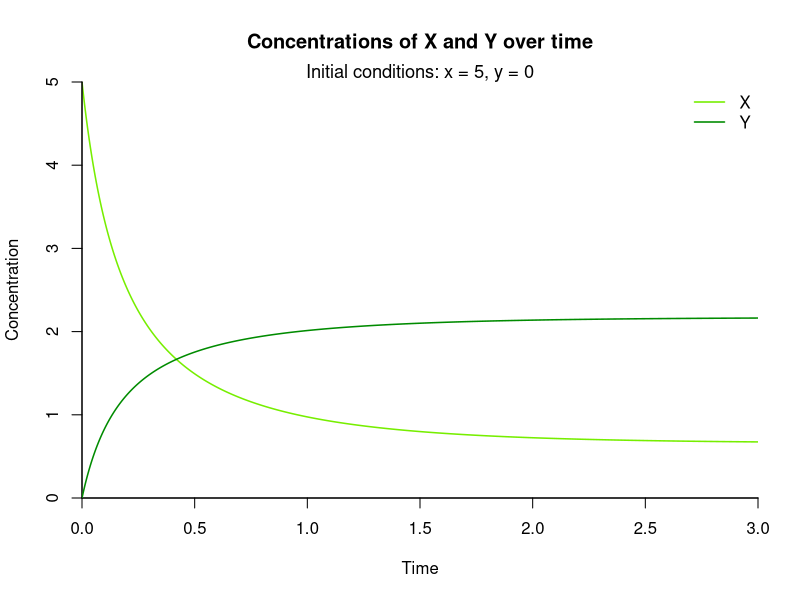
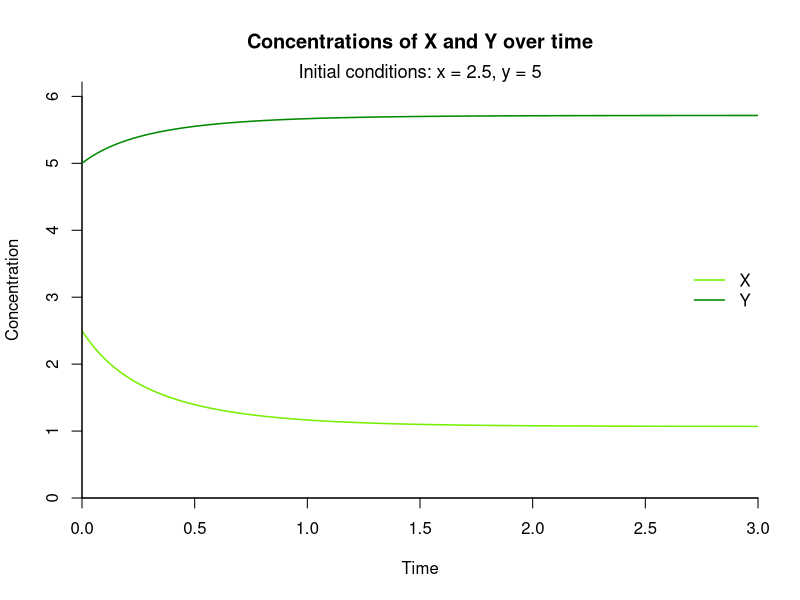
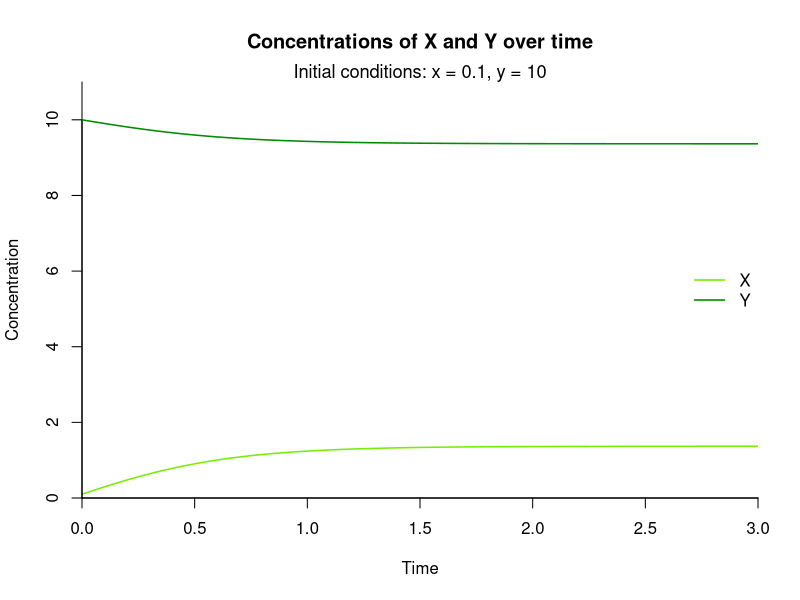
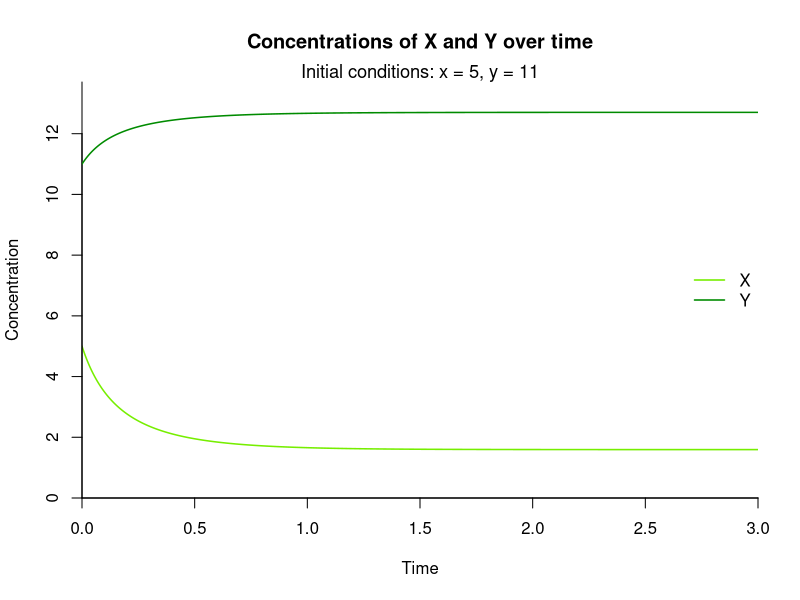
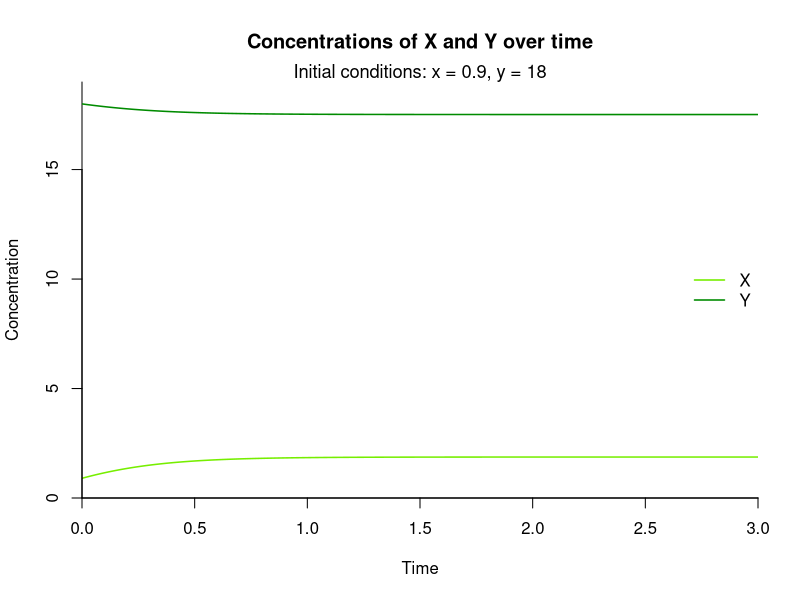
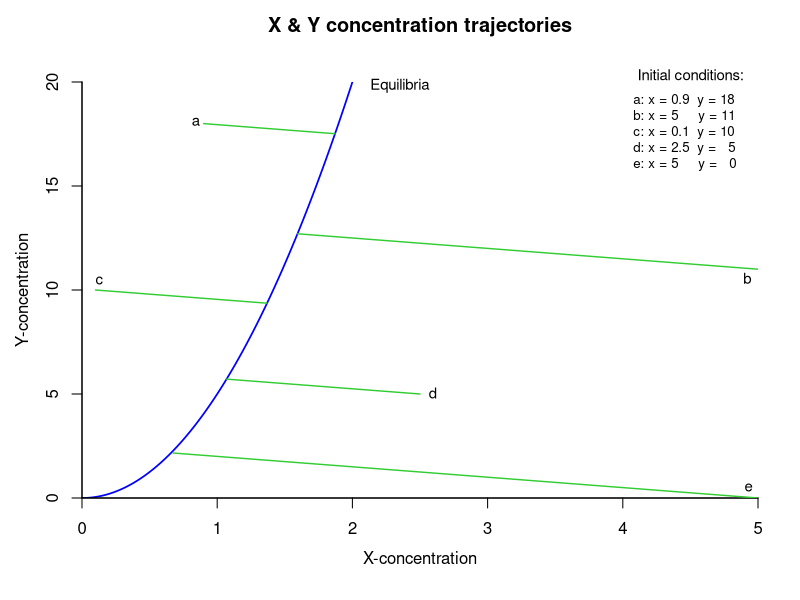

Here is the R script that generated these plots, in order:
# BIOS13 Exam - Lea Rachel Rieskamp
# 4.
rm(list=ls())

# c): Simulating X and Y concentrations ####

# Concentration functions:
diff_func <- function(x, y, k, mu) {
  dxdt <- -2*k*x^2 + 2*mu*y
  dydt <- k*x^2 - mu*y
  return(c(dxdt, dydt))
}

# Setting parameters:
k <- 0.5
mu <- 0.1

# Setting initial concentrations:
# X
x <- 5
x1 <- 2.5
x2 <- 0.1
x3 <- 5
x4 <- 0.9
# Y
y <- 0
y1 <- 5
y2 <- 10
y3 <- 11
y4 <- 18

# Setting a time sequence:
timestep <- 0.001
time <- seq(0, 3, by = timestep)

# Empty vectors for concentrations:
# X
x_vector <- numeric(length(time))
x1_vector <- numeric(length(time))
x2_vector <- numeric(length(time))
x3_vector <- numeric(length(time))
x4_vector <- numeric(length(time))
# Y
y_vector <- numeric(length(time))
y1_vector <- numeric(length(time))
y2_vector <- numeric(length(time))
y3_vector <- numeric(length(time))
y4_vector <- numeric(length(time))

# Calculating concentrations over time:
# Loop through time steps
for(i in 1:length(time)) {
  # Storing current concentration
  # X
  x_vector[i] <- x
  x1_vector[i] <- x1
  x2_vector[i] <- x2
  x3_vector[i] <- x3
  x4_vector[i] <- x4
  # Y
  y_vector[i] <- y
  y1_vector[i] <- y1
  y2_vector[i] <- y2
  y3_vector[i] <- y3
  y4_vector[i] <- y4
  # Calculating change in concentration
  change <- diff_func(x,y,k,mu)
  change1 <- diff_func(x1,y1,k,mu)
  change2 <- diff_func(x2,y2,k,mu)
  change3 <- diff_func(x3,y3,k,mu)
  change4 <- diff_func(x4,y4,k,mu)
  # Update concentrations based on change
  # X
  x <- x + change[[1]] * timestep
  x1 <- x1 + change1[[1]] * timestep
  x2 <- x2 + change2[[1]] * timestep
  x3 <- x3 + change3[[1]] * timestep
  x4 <- x4 + change4[[1]] * timestep
  # Y
  y <- y + change[[2]] * timestep
  y1 <- y1 + change1[[2]] * timestep
  y2 <- y2 + change2[[2]] * timestep
  y3 <- y3 + change3[[2]] * timestep
  y4 <- y4 + change4[[2]] * timestep
}



# i) Plot: Simulating X and Y concentrations over time ###
#    5 plots (5 different starting conditions)

# Initial condition: x=5, y=0
plot(time, x_vector, 
     type = "l", bty = "l", lwd = 1.5, col = "chartreuse2", 
     xlab = "Time", ylab = "Concentration", 
     main = "Concentrations of X and Y over time",
     xaxs="i", yaxs="i", ylim = c(0, max(x_vector, y_vector)))
lines(time, y_vector, lwd = 1.5, col = "green4")
mtext("Initial conditions: x = 5, y = 0", cex = 1.1)
legend(legend = c("X","Y"), 
       "topright", col = c("chartreuse2", "green4"), 
       lwd = 1.5, bty = "n")

# Initial condition: x=2.5, y=5
plot(time, x1_vector, 
     type = "l", bty = "l", lwd = 1.5, col = "chartreuse2", 
     xlab = "Time", ylab = "Concentration", 
     main = "Concentrations of X and Y over time",
     xaxs="i", yaxs="i", ylim = c(0, max(x1_vector, y1_vector) + 0.5))
lines(time, y1_vector, lwd = 1.5, col = "green4")
mtext("Initial conditions: x = 2.5, y = 5", cex = 1.1)
legend(legend = c("X","Y"), 
       "right", col = c("chartreuse2", "green4"), 
       lwd = 1.5, bty = "n")

# Initial condition: x=0.1, y=10
plot(time, x2_vector, 
     type = "l", bty = "l", lwd = 1.5, col = "chartreuse2", 
     xlab = "Time", ylab = "Concentration", 
     main = "Concentrations of X and Y over time",
     xaxs="i", yaxs="i", ylim = c(0, max(x2_vector, y2_vector) + 1))
lines(time, y2_vector, lwd = 1.5, col = "green4")
mtext("Initial conditions: x = 0.1, y = 10", cex = 1.1)
legend(legend = c("X","Y"), 
       "right", col = c("chartreuse2", "green4"), 
       lwd = 1.5, bty = "n")

# Initial condition: x=5, y=11
plot(time, x3_vector, 
     type = "l", bty = "l", lwd = 1.5, col = "chartreuse2", 
     xlab = "Time", ylab = "Concentration", 
     main = "Concentrations of X and Y over time",
     xaxs="i", yaxs="i", ylim = c(0, max(x3_vector, y3_vector) + 1))
lines(time, y3_vector, lwd = 1.5, col = "green4")
mtext("Initial conditions: x = 5, y = 11", cex = 1.1)
legend(legend = c("X","Y"), 
       "right", col = c("chartreuse2", "green4"), 
       lwd = 1.5, bty = "n")

# Initial condition: x=0.9, y=18
plot(time, x4_vector, 
     type = "l", bty = "l", lwd = 1.5, col = "chartreuse2", 
     xlab = "Time", ylab = "Concentration", 
     main = "Concentrations of X and Y over time",
     xaxs="i", yaxs="i", ylim = c(0, max(x4_vector, y4_vector) + 1))
lines(time, y4_vector, lwd = 1.5, col = "green4")
mtext("Initial conditions: x = 0.9, y = 18", cex = 1.1)
legend(legend = c("X","Y"), 
       "right", col = c("chartreuse2", "green4"), 
       lwd = 1.5, bty = "n")



# ii) Plot: Equilibria function with X and Y concentration simulations ###

# Calculating equilibria-values:
# y-function for equilibria
equilibria_y_func <- function(x,k,mu){
  y <- k*x^2/mu
  return(y)
}
# Setting a sequence of x-values:
x_values <- seq(0, 5, by = timestep)
# Calculating the corresponding y-values:
equilibria_y <- equilibria_y_func(x_values,k,mu)

# Plot:

# Equilibria
plot(x_values, equilibria_y, 
     type = "l", bty = "l", lwd = 1.7, col = "blue",
     xlab = "", ylab = "",
     xaxs="i",yaxs="i", ylim = c(0,20), xlim = c(0,5))
title(main = "X & Y concentration trajectories", line = 2.5)
mtext("X-concentration", side = 1, line = 2.5)
mtext("Y-concentration", side = 2, line = 2.5)
text(2.35, 19.8, "Equilibria", xpd = NA, cex = 0.9)

# Adding concentration trajectories
# Initial condition: x=5, y=0
 lines(x_vector, y_vector, type = "l", lwd = 1.4, col = "limegreen")
 text(x_vector[1], y_vector[1], "e", cex = 0.9, adj = c(1.7, -0.6))
# Initial condition: x=2.5, y=5
 lines(x1_vector, y1_vector, type = "l", lwd = 1.4, col = "limegreen")
 text(x1_vector[1], y1_vector[1], "d", cex = 0.9, adj = c(-1.1, 0.4))
# Initial condition: x=0.1, y=10
 lines(x2_vector, y2_vector, type = "l", lwd = 1.4, col = "limegreen")
 text(x2_vector[1], y2_vector[1], "c", cex = 0.9, adj = c(0, -0.5))
# Initial condition: x=5, y=11
 lines(x3_vector, y3_vector, type = "l", lwd = 1.4, col = "limegreen")
 text(x3_vector[10], y3_vector[10], "b", cex = 0.9, adj = c(-1.5, 1.5))
# Initial condition: x=0.9, y=18
 lines(x4_vector, y4_vector, type = "l", lwd = 1.4, col = "limegreen")
 text(x4_vector[1], y4_vector[1], "a", cex = 0.9, adj = c(1.5, 0.2))

# Legend
mtext("Initial conditions:", padj = 0.2, at = 4.5, cex = 0.9)
mtext("
      a: x = 0.9  y = 18
      b: x = 5     y = 11
      c: x = 0.1  y = 10
      d: x = 2.5  y =   5
      e: x = 5     y =   0", 
      adj = 0, padj = 1, at = 3.9, cex = 0.8)


